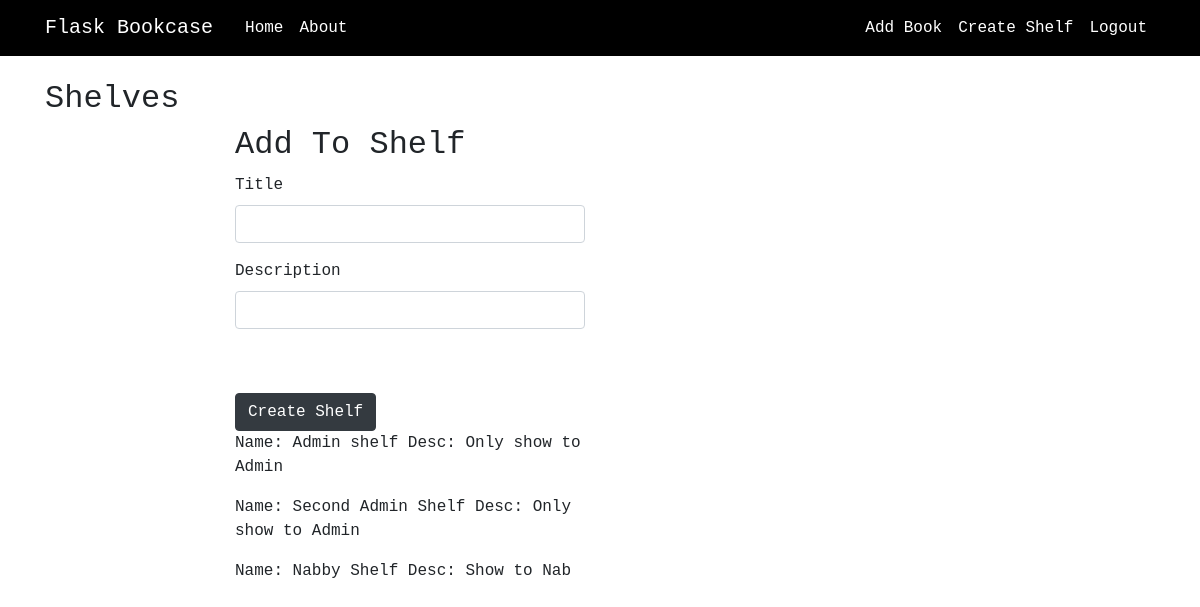
Page /shelf/create (signed in) on the committed database.
### bookcrud/models.py (models this page shows, shortened)
class Shelf(db.Model):
    id = db.Column(db.Integer, primary_key=True)
    name = db.Column(db.String(), unique=False, nullable=False)
    description = db.Column(db.String(), unique=False, nullable=False)
    user_id = db.Column(db.Integer, db.ForeignKey("user.id"), unique=False, nullable=False)

### bookcrud/routes.py (the view)
@app.route("/shelf/create", methods=["GET", "POST"])
@login_required
def create_shelf():
    if current_user.is_authenticated != True:
        return redirect(url_for('login'))
    form = ShelfCreateForm()
    if form.validate_on_submit():
        shelf = Shelf(name=form.title.data, description=form.description.data, user=current_user)
        db.session.add(shelf)
        db.session.commit()
        flash('Shelf Created', 'success')
        return redirect(url_for("create_shelf"))
    shelves = Shelf.query.all()
    return render_template('create_shelf.html', title='create_shelf', form = form, shelves=shelves)

### bookcrud/forms.py
class ShelfCreateForm(FlaskForm):
    title = StringField('Title',validators=[DataRequired()])
    description = StringField('Description',validators=[DataRequired()])
    submit = SubmitField('Create Shelf')

### bookcrud/models.py (called while the page is built)
@login_manager.user_loader
def load_user(user_id):
    return User.query.get(int(user_id))

### bookcrud/templates/create_shelf.html (shortened to what this page needs)
{% extends "layout.html" %}
{% block content %}
    <h2>Shelves</h2>
    <div class="row justify-content-center">
        <div class="col-6">
            <h2>Add To Shelf</h2>
        <form method="POST" action="">
            <fieldset class="form-group">
                <div class="form-group">
                {{ form.title.label }}
                {% if form.title.errors %}
                    {{ form.title(class="is_invalid") }}
                        {% for error in form.title.errors %}
                         <span class="form-text text-danger">{{ error }}</span>
                        {% endfor %}
                {% else %}
                    {{ form.title(class="form-control") }}
                {% endif %}
            </div>
            <div class="form-group">
                {{ form.description.label }}
                {% if form.description.errors %}
                    {{ form.description(class="is_invalid") }}
                        {% for error in form.description.errors %}
                         <span class="form-text text-danger">{{ error }}</span>
                        {% endfor %}
                {% else %}
                    {{ form.description(class="form-control") }}
                {% endif %}
            </div>
            <br></br>
            <div>
                {{ form.submit(class="btn btn-dark") }}
            </div>
        </form>
        {% for shelf in shelves %}
        <p>Name: {{ shelf.name }} Desc: {{ shelf.description }}</p>
        {% endfor %}
    </div>
    </div>
{% endblock content %}

### bookcrud/static/main.css (style rules this page uses)
body { font-family: "Roboto Mono", monospace !important; margin-top: 5rem; }

### rows in the picture
Shelf: name "Admin shelf", description "Only show to Admin"
Shelf: name "Second Admin Shelf", description "Only show to Admin"
Shelf: name "Nabby Shelf", description "Show to Nab"
